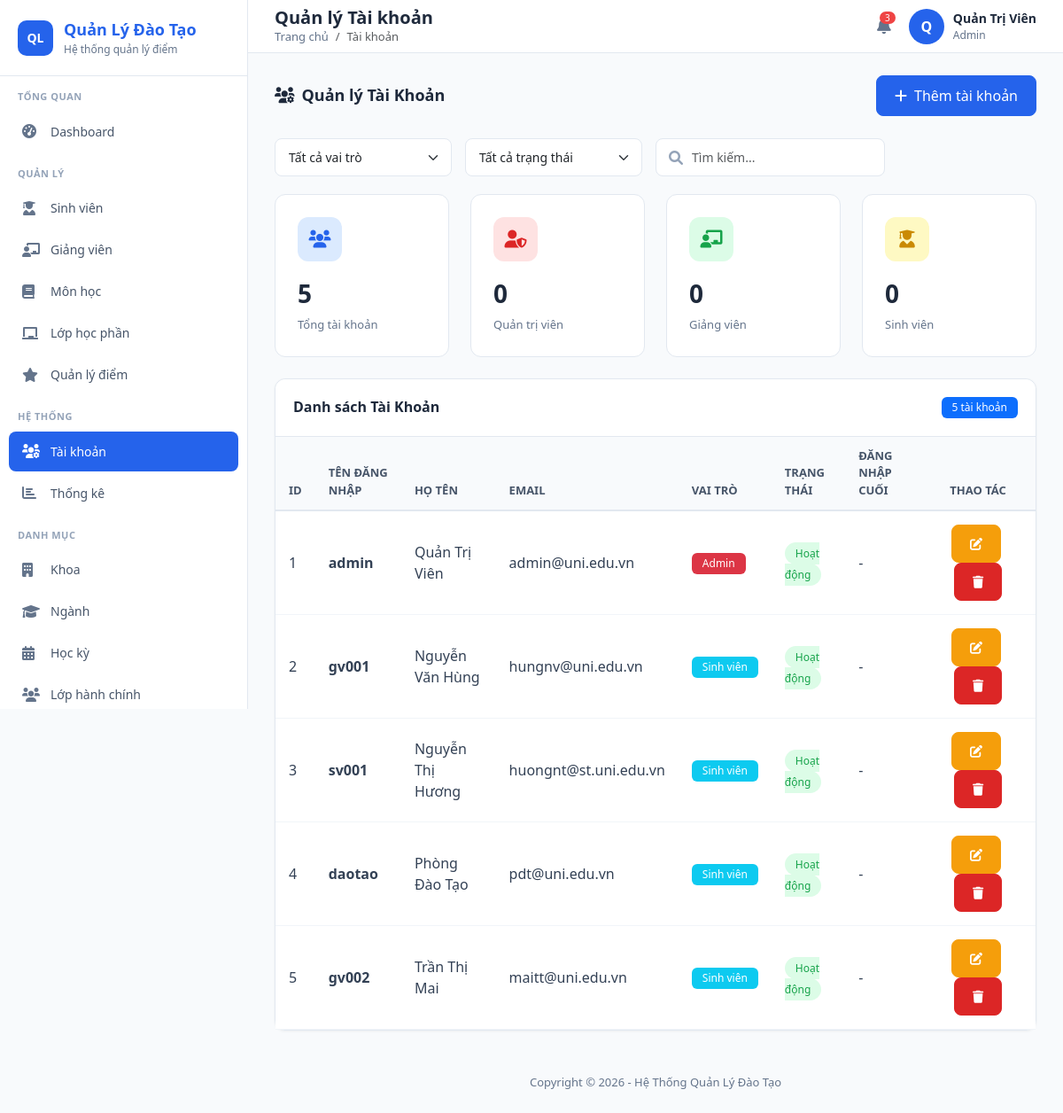
The app's page /public/index.php?url=User/index (signed in) with its own data.
### tables this page shows
CREATE TABLE `USER` (
    MaUser INT AUTO_INCREMENT PRIMARY KEY,
    TenDangNhap VARCHAR(50) NOT NULL UNIQUE,
    MatKhau VARCHAR(255) NOT NULL,
    HoTen VARCHAR(100) NOT NULL,
    Email VARCHAR(100) UNIQUE,
    SoDienThoai VARCHAR(15),
    VaiTro VARCHAR(50) NOT NULL,
    TrangThai BIT DEFAULT 1,
    NgayTao DATETIME DEFAULT CURRENT_TIMESTAMP,
    NgayCapNhat DATETIME DEFAULT CURRENT_TIMESTAMP ON UPDATE CURRENT_TIMESTAMP
);

### app/controllers/UserController.php (called while the page is built, shortened)
<?php
require_once __DIR__ . '/../config/Database.php';
require_once __DIR__ . '/../models/UserModel.php';
class UserController {
    private $userModel;
    public function __construct() {
        $database = new Database();
        $this->db = $database->getConnection();
            $this->userModel = new UserModel($this->db);
    }
    public function index() {
        $users = $this->userModel->readAll();
        $data = [
            'users' => $users,
            'pageTitle' => 'Quản lý Tài khoản',
            'breadcrumb' => 'Tài khoản'
        ];
        require_once "../app/views/user/index.php";
    }
}
?>

### app/core/App.php (called while the page is built, shortened)
<?php
class App {
    protected $method = 'index';
    public function __construct() {
        $url = $this->parseUrl();
        if ($url != null && file_exists('../app/controllers/' . ucfirst($url[0]) . 'Controller.php')) {
            unset($url[0]);
        }
        $this->controller = new $this->controller;
        if (isset($url[1])) {
            if (method_exists($this->controller, $url[1])) {
                $this->method = $url[1];
                unset($url[1]);
            }
        }
        $this->params = $url ? array_values($url) : [];
        call_user_func_array([$this->controller, $this->method], $this->params);
    }
    public function parseUrl() {
        if (isset($_GET['url'])) {
            return explode('/', filter_var(rtrim($_GET['url'], '/'), FILTER_SANITIZE_URL));
        }
        return null;
    }
}
?>

### public/index.php (called while the page is built, shortened)
<?php
$app = new App();
?>

### app/config/Database.php (called while the page is built, shortened)
<?php
class Database {
    private $host = 'localhost';
    private $db   = 'qldiem';
    private $user = 'root';
    private $pass = '';
    private $charset = 'utf8mb4';
    public function getConnection() {
        $this->conn = null;
        $dsn = "mysql:host=" . $this->host . ";dbname=" . $this->db . ";charset=" . $this->charset;
        $options = [
            PDO::ATTR_ERRMODE            => PDO::ERRMODE_EXCEPTION,
            PDO::ATTR_DEFAULT_FETCH_MODE => PDO::FETCH_ASSOC,
            PDO::ATTR_EMULATE_PREPARES   => false,
        ];
        try {
            $this->conn = new PDO($dsn, $this->user, $this->pass, $options);
        } catch (PDOException $e) {
            die('Kết nối database thất bại: ' . $e->getMessage());
        }
        return $this->conn;
    }
}
?>

### app/models/UserModel.php (called while the page is built, shortened)
<?php
require_once __DIR__ . '/../config/Database.php';
class UserModel {
    private $conn;
    private $table_name = "USER";
    public function __construct($db) {
        $this->conn = $db;
    }
    public function readAll() {
        $query = "SELECT * FROM " . $this->table_name;
        $stmt = $this->conn->prepare($query);
        $stmt->execute();
        return $stmt->fetchAll(PDO::FETCH_ASSOC);
    }
}

### app/views/user/index.php (the view, shortened to what this page needs)
<?php require_once '../app/views/layouts/header.php'; ?>
<div class="page-header">
    <h4><i class="fas fa-users-cog me-2"></i>Quản lý Tài Khoản</h4>
    <button class="btn btn-primary" data-bs-toggle="modal" data-bs-target="#addModal">
        <i class="fas fa-plus me-2"></i>Thêm tài khoản
    </button>
</div>
<div class="filter-bar">
    <select class="form-select" id="filterRole">
        <option value="">Tất cả vai trò</option>
    </select>
    <select class="form-select" id="filterStatus">
        <option value="">Tất cả trạng thái</option>
    </select>
    <div class="search-box">
        <i class="fas fa-search"></i>
        <input type="text" class="form-control" placeholder="Tìm kiếm..." id="searchInput">
    </div>
</div>
<div class="row mb-4">
    <div class="col-md-3">
        <div class="stat-card">
            <div class="stat-icon blue"><i class="fas fa-users"></i></div>
            <div class="stat-value"><?= $data['totalUsers'] ?? count($data['users'] ?? []) ?></div>
            <div class="stat-label">Tổng tài khoản</div>
        </div>
    </div>
    <div class="col-md-3">
        <div class="stat-card">
            <div class="stat-icon red"><i class="fas fa-user-shield"></i></div>
            <div class="stat-value"><?= $data['totalAdmin'] ?? 0 ?></div>
            <div class="stat-label">Quản trị viên</div>
        </div>
    </div>
    <div class="col-md-3">
        <div class="stat-card">
            <div class="stat-icon green"><i class="fas fa-chalkboard-teacher"></i></div>
            <div class="stat-value"><?= $data['totalTeacher'] ?? 0 ?></div>
            <div class="stat-label">Giảng viên</div>
        </div>
    </div>
    <div class="col-md-3">
        <div class="stat-card">
            <div class="stat-icon yellow"><i class="fas fa-user-graduate"></i></div>
            <div class="stat-value"><?= $data['totalStudent'] ?? 0 ?></div>
            <div class="stat-label">Sinh viên</div>
        </div>
    </div>
</div>
<div class="card">
    <div class="card-header d-flex justify-content-between align-items-center">
        <h5 class="card-title mb-0">Danh sách Tài Khoản</h5>
        <span class="badge bg-primary"><?= count($data['users'] ?? []) ?> tài khoản</span>
    </div>
    <div class="card-body p-0">
        <div class="table-responsive">
            <table class="table" id="dataTable">
                <thead>
                    <tr>
                        <th>ID</th>
                        <th>Tên đăng nhập</th>
                        <th>Họ tên</th>
                        <th>Email</th>
                        <th>Vai trò</th>
                        <th>Trạng thái</th>
                        <th>Đăng nhập cuối</th>
                        <th width="130" class="text-center">Thao tác</th>
                    </tr>
                </thead>
                <tbody>
                    <?php if(!empty($data['users'])): ?>
                        <?php foreach($data['users'] as $u): ?>
                        <tr>
                            <td><?= $u['ID'] ?? $u['MaUser'] ?? '' ?></td>
                            <td><strong><?= $u['Username'] ?? $u['TenDangNhap'] ?? '' ?></strong></td>
                            <td><?= $u['HoTen'] ?? '' ?></td>
                            <td><?= $u['Email'] ?? '' ?></td>
                            <td>
                                <?php
                                $role = strtolower($u['Role'] ?? $u['VaiTro'] ?? 'student');
                                if($role == 'admin'): ?>
                                    <span class="badge bg-danger">Admin</span>
                                <?php elseif($role == 'teacher'): ?>
                                    <span class="badge bg-success">Giảng viên</span>
                                <?php else: ?>
                                    <span class="badge bg-info">Sinh viên</span>
                                <?php endif; ?>
                            </td>
                            <td>
                                <?php if(($u['TrangThai'] ?? 1) == 1): ?>
                                    <span class="status-active">Hoạt động</span>
                                <?php else: ?>
                                    <span class="status-inactive">Đã khóa</span>
                                <?php endif; ?>
                            </td>
                            <td><?= $u['LastLogin'] ?? '-' ?></td>
                            <td class="text-center">
                                <a href="index.php?url=User/edit/<?= $u['ID'] ?? $u['MaUser'] ?? '' ?>" class="btn btn-sm btn-warning me-1">
                                    <i class="fas fa-edit"></i>
                                </a>
                                <?php if(strtolower($u['Role'] ?? '') != 'admin'): ?>
                                <a href="index.php?url=User/delete/<?= $u['ID'] ?? $u['MaUser'] ?? '' ?>"
                                   class="btn btn-sm btn-danger" onclick="return confirm('Bạn có chắc chắn muốn xóa?')">
                                    <i class="fas fa-trash"></i>
                                </a>
                                <?php endif; ?>
                            </td>
                        </tr>
                        <?php endforeach; ?>
                    <?php endif; ?>
                </tbody>
            </table>
        </div>
    </div>
</div>
<?php require_once '../app/views/layouts/footer.php'; ?>

### public/css/admin.css (style rules this page uses)
:root { --primary-color: #2563eb; --primary-dark: #1d4ed8; --sidebar-width: 280px; --header-height: 60px; }
* { margin: 0; padding: 0; box-sizing: border-box; }
body { font-family: 'Segoe UI', Tahoma, Geneva, Verdana, sans-serif; background-color: #f8fafc; min-height: 100vh; }
.card { background: #fff; border-radius: 12px; border: 1px solid #e2e8f0; box-shadow: 0 1px 3px rgba(0,0,0,0.05); }
.card-header { background: #fff; border-bottom: 1px solid #e2e8f0; padding: 20px; border-radius: 12px 12px 0 0 !important; color: #1e293b; }
.card-title { font-size: 16px; font-weight: 600; color: #1e293b; margin: 0; }
.card-body { padding: 20px; }
.btn { border-radius: 8px; font-weight: 500; padding: 10px 20px; transition: all 0.2s; }
.btn-primary { background: var(--primary-color); border-color: var(--primary-color); }
.btn-danger { background: #dc2626; border-color: #dc2626; }
.btn-warning { background: #f59e0b; border-color: #f59e0b; color: #fff; }
.table { margin: 0; }
.table thead th { background: #f8fafc; border-bottom: 2px solid #e2e8f0; color: #475569; font-weight: 600; font-size: 13px; text-transform: uppercase; padding: 12px 15px; }
.table tbody td { padding: 15px; vertical-align: middle; border-bottom: 1px solid #f1f5f9; color: #334155; }
.stat-card { background: #fff; border-radius: 12px; padding: 25px; border: 1px solid #e2e8f0; }
.stat-card .stat-icon { width: 50px; height: 50px; border-radius: 12px; display: flex; align-items: center; justify-content: center; font-size: 20px; }
.stat-card .stat-icon.blue { background: #dbeafe; color: var(--primary-color); }
.stat-card .stat-icon.green { background: #dcfce7; color: #16a34a; }
.stat-card .stat-icon.yellow { background: #fef9c3; color: #ca8a04; }
.stat-card .stat-icon.red { background: #fee2e2; color: #dc2626; }
.stat-card .stat-value { font-size: 28px; font-weight: 700; color: #1e293b; margin-top: 15px; }
.stat-card .stat-label { font-size: 13px; color: #64748b; margin-top: 5px; }
.form-control, .form-select { border-radius: 8px; border: 1px solid #e2e8f0; padding: 10px 15px; font-size: 14px; }
.badge { padding: 6px 12px; border-radius: 6px; font-weight: 500; font-size: 12px; }
.page-header { display: flex; justify-content: space-between; align-items: center; margin-bottom: 25px; }
.page-header h4 { font-size: 18px; font-weight: 600; color: #1e293b; margin: 0; }
.search-box { position: relative; }
.search-box input { padding-left: 40px; }
.search-box i { position: absolute; left: 15px; top: 50%; transform: translateY(-50%); color: #94a3b8; }
.status-active { background: #dcfce7; color: #16a34a; padding: 4px 12px; border-radius: 20px; font-size: 12px; font-weight: 500; }
.filter-bar { display: flex; gap: 15px; margin-bottom: 20px; flex-wrap: wrap; }
.filter-bar .form-control, .filter-bar .form-select { width: auto; min-width: 200px; }

### records on screen
user: MaUser "1", TenDangNhap "admin", HoTen "Quản Trị Viên", Email "admin@uni.edu.vn", VaiTro "Admin", TrangThai "Hoạt động", LastLogin "-"
user: MaUser "2", TenDangNhap "gv001", HoTen "Nguyễn Văn Hùng", Email "hungnv@uni.edu.vn", VaiTro "Sinh viên", TrangThai "Hoạt động", LastLogin "-"
user: MaUser "3", TenDangNhap "sv001", HoTen "Nguyễn Thị Hương", Email "huongnt@st.uni.edu.vn", VaiTro "Sinh viên", TrangThai "Hoạt động", LastLogin "-"
user: MaUser "4", TenDangNhap "daotao", HoTen "Phòng Đào Tạo", Email "pdt@uni.edu.vn", VaiTro "Sinh viên", TrangThai "Hoạt động", LastLogin "-"
user: MaUser "5", TenDangNhap "gv002", HoTen "Trần Thị Mai", Email "maitt@uni.edu.vn", VaiTro "Sinh viên", TrangThai "Hoạt động", LastLogin "-"

### other values on screen
$data['pageTitle'] "Quản lý Tài khoản"
$data['breadcrumb'] "Tài khoản"
substr($_SESSION['user_name'] ?? 'A', 0, 1) "Q"
$_SESSION['user_name'] "Quản Trị Viên"
$_SESSION['user_role'] "Admin"
$data['totalUsers'] "5"
$data['totalAdmin'] "0"
$data['totalTeacher'] "0"
$data['totalStudent'] "0"
count($data['users'] ?? []) "5"
